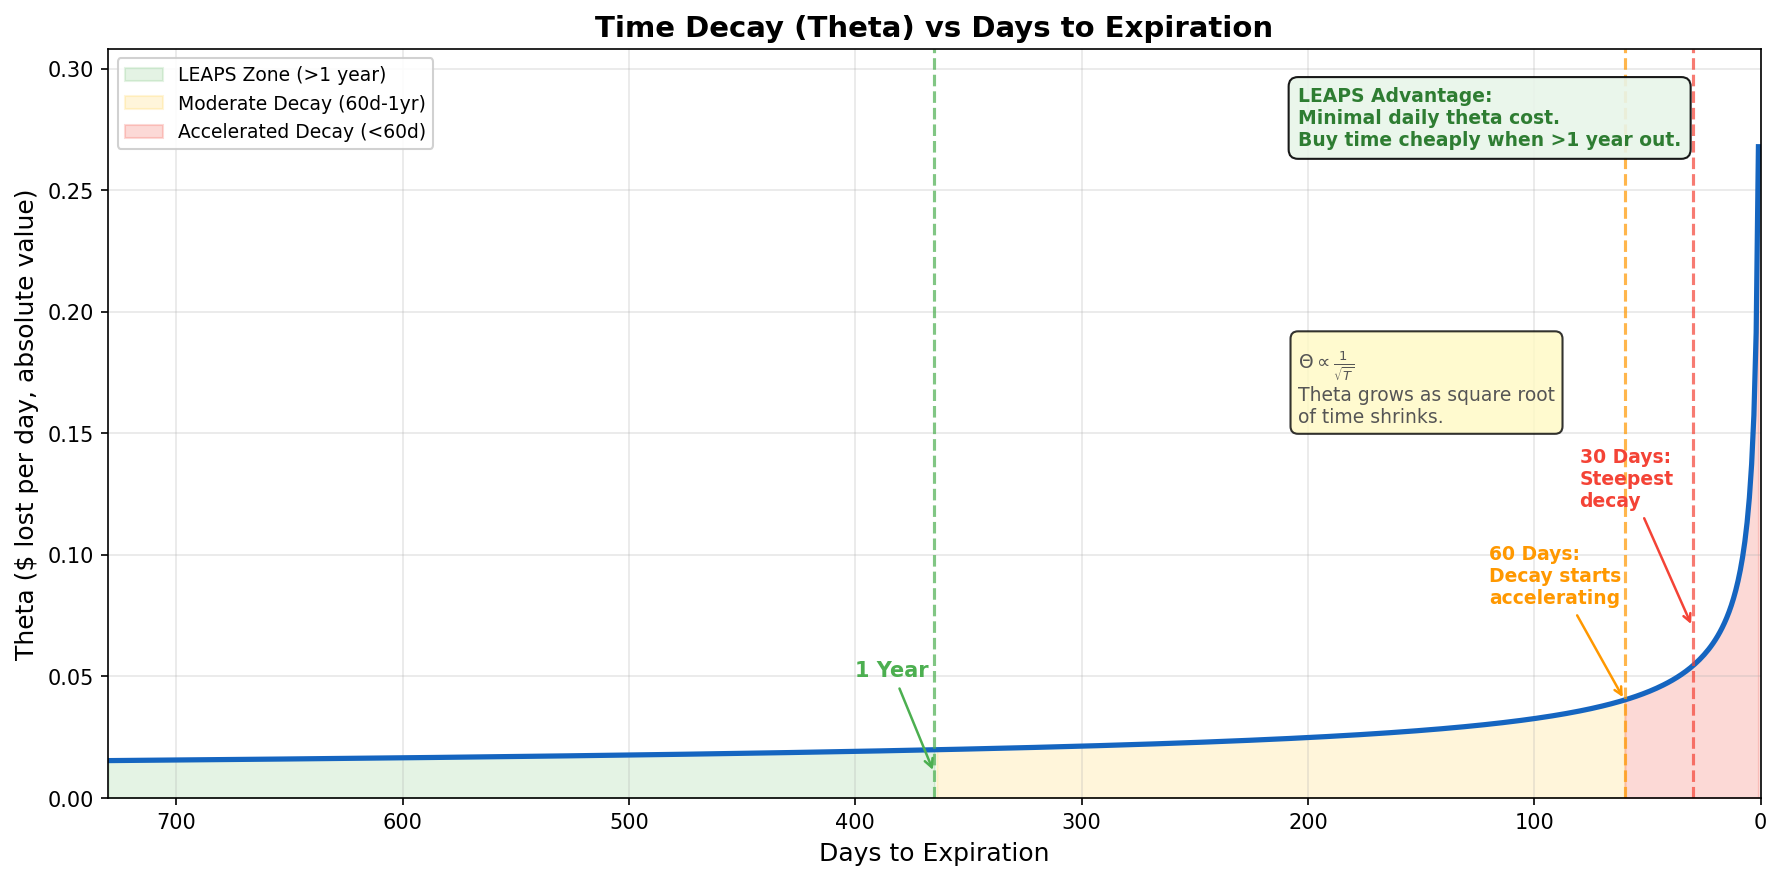

Generate this figure with Python:
"""
Week 38: LEAPS Time Decay -- Theta vs Days to Expiration
==========================================================
Shows the theta (time decay) curve for an ATM option from 2 years
out to expiration. Highlights how decay is nearly flat for LEAPS
but accelerates dramatically in the last 30-60 days.

Output: week38_leaps_decay.png
"""

import numpy as np
import matplotlib.pyplot as plt
from scipy.stats import norm

# -------------------------------------------------------------------
# Black-Scholes theta calculation
# -------------------------------------------------------------------
def bs_theta_per_day(S, K, T, r, sigma):
    """
    Daily theta for an ATM call option.
    Returns a negative value (time costs money for long options).
    """
    if T <= 0:
        return 0.0
    d1 = (np.log(S / K) + (r + 0.5 * sigma**2) * T) / (sigma * np.sqrt(T))
    d2 = d1 - sigma * np.sqrt(T)
    theta_annual = (
        -(S * norm.pdf(d1) * sigma) / (2 * np.sqrt(T))
        - r * K * np.exp(-r * T) * norm.cdf(d2)
    )
    return theta_annual / 365  # convert to per-day

# -------------------------------------------------------------------
# Parameters
# -------------------------------------------------------------------
S = 100       # stock price
K = 100       # ATM strike
r = 0.05      # risk-free rate
sigma = 0.25  # implied vol

# Days from 730 (2 years) down to 1
days = np.arange(730, 0, -1)
T_values = days / 365.0

# Calculate theta for each day
theta_values = np.array([bs_theta_per_day(S, K, t, r, sigma) for t in T_values])
theta_abs = np.abs(theta_values)  # plot as positive for clarity

# -------------------------------------------------------------------
# Plotting
# -------------------------------------------------------------------
fig, ax = plt.subplots(figsize=(12, 6))

ax.plot(days, theta_abs, color="#1565C0", linewidth=2.5)

# Shade LEAPS zone (> 365 days)
leaps_mask = days >= 365
ax.fill_between(days[leaps_mask], 0, theta_abs[leaps_mask],
                color="#4CAF50", alpha=0.15, label="LEAPS Zone (>1 year)")

# Shade moderate decay zone (60-365 days)
moderate_mask = (days >= 60) & (days < 365)
ax.fill_between(days[moderate_mask], 0, theta_abs[moderate_mask],
                color="#FFC107", alpha=0.15, label="Moderate Decay (60d-1yr)")

# Shade accelerated decay zone (< 60 days)
accel_mask = days <= 60
ax.fill_between(days[accel_mask], 0, theta_abs[accel_mask],
                color="#F44336", alpha=0.20, label="Accelerated Decay (<60d)")

# Key vertical lines
ax.axvline(365, color="#4CAF50", linewidth=1.5, linestyle="--", alpha=0.7)
ax.axvline(60, color="#FF9800", linewidth=1.5, linestyle="--", alpha=0.7)
ax.axvline(30, color="#F44336", linewidth=1.5, linestyle="--", alpha=0.7)

# Annotations
ax.annotate("1 Year", xy=(365, 0.01), xytext=(400, 0.05),
            fontsize=10, color="#4CAF50", fontweight="bold",
            arrowprops=dict(arrowstyle="->", color="#4CAF50", lw=1.2))

ax.annotate("60 Days:\nDecay starts\naccelerating",
            xy=(60, 0.04), xytext=(120, 0.08),
            fontsize=9, color="#FF9800", fontweight="bold",
            arrowprops=dict(arrowstyle="->", color="#FF9800", lw=1.2))

ax.annotate("30 Days:\nSteepest\ndecay",
            xy=(30, 0.07), xytext=(80, 0.12),
            fontsize=9, color="#F44336", fontweight="bold",
            arrowprops=dict(arrowstyle="->", color="#F44336", lw=1.2))

# LEAPS advantage box
ax.text(0.72, 0.95,
        "LEAPS Advantage:\nMinimal daily theta cost.\n"
        "Buy time cheaply when >1 year out.",
        transform=ax.transAxes, fontsize=9, fontweight="bold",
        verticalalignment="top", color="#2E7D32",
        bbox=dict(boxstyle="round,pad=0.5", facecolor="#E8F5E9", alpha=0.9))

# Theta formula note
ax.text(0.72, 0.60,
        r"$\Theta \propto \frac{1}{\sqrt{T}}$"
        "\nTheta grows as square root\nof time shrinks.",
        transform=ax.transAxes, fontsize=9, verticalalignment="top",
        color="#555",
        bbox=dict(boxstyle="round,pad=0.4", facecolor="#FFF9C4", alpha=0.8))

# Labels and formatting
ax.set_title("Time Decay (Theta) vs Days to Expiration",
             fontsize=14, fontweight="bold")
ax.set_xlabel("Days to Expiration", fontsize=12)
ax.set_ylabel("Theta ($ lost per day, absolute value)", fontsize=12)
ax.legend(loc="upper left", fontsize=9, framealpha=0.9)
ax.grid(True, alpha=0.3)
ax.set_xlim(730, 0)  # countdown towards expiration (right to left)
ax.set_ylim(0, max(theta_abs) * 1.15)

plt.tight_layout()
plt.savefig("B:/chanmainvest/tutorial/course/animation/week38_leaps_decay.png",
            dpi=150, bbox_inches="tight")
plt.close()
print("Saved week38_leaps_decay.png")
